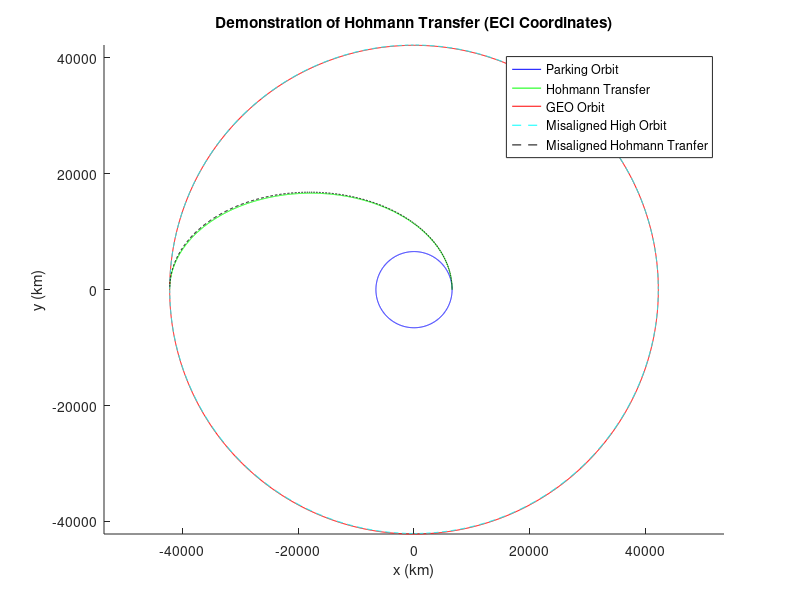

This figure's MATLAB source:
%%MAE182 HW1 Problem 2
% Eric Foss
% A17068006
clear; close all; clc;

%% Part a

mu = 398600; %gravitational parameter for earth [km^3/s^2]
I = [1; 0; 0]; J = [0; 1; 0;]; K = [0; 0; 1]; %cordinate frame unit vectors

%parking orbit
r1 = [200+6371; 0; 0]; %initial position [km]
v1 = [0; sqrt(mu/norm(r1)); 0]; %initial velocity [km/s]

energy1 = 0.5*dot(v1, v1) - mu/norm(r1); %specific energy [km^2/s^2]
a1 = -mu/(2*energy1); %semi-major axis [km]
T1 = 2*pi/sqrt(mu/a1^3); %period of orbit

x0_1 = [r1; v1]; %initial state
xdot = @(x)[x(4:6);  -mu/(norm(x(1:3))^3)*x(1:3)]; %derivative of state
time1 = [0; T1]; %ode time step

[t1, y1] = ode45(@(t, x) xdot(x), time1, x0_1, odeset('RelTol',1e-12,'AbsTol',1e-15)); %ode


%GEO orbit
r2 = [-(35786+6371); 0; 0]; %initial position [km]
v2 = [0; -sqrt(mu/norm(r2)); 0]; %initial velocity [km/s]

energy2 = 0.5*dot(v2, v2) - mu/norm(r2); %specific energy [km^2/s^2]
a2 = -mu/(2*energy2); %semi-major axis [km]
T2 = 2*pi/sqrt(mu/a2^3); %period of orbit

x0_2 = [r2; v2];
time2 = [0; T2];

[t2, y2] = ode45(@(t, x) xdot(x), time2, x0_2, odeset('RelTol',1e-12,'AbsTol',1e-15)); %ode


%hohmann transfer
ah = (norm(r1) + norm(r2))/2; %semi-major axis of Hohmann Transfer [km]

rp = r1; %initial position [km]
vp = [0; sqrt(mu*(2/norm(r1) - 1/ah)); 0]; %initial velocity [km/s]

ra = r2; %final position [km]
va = [0; -sqrt(mu*(2/norm(r2) - 1/ah)); 0]; %final velocity [km/s]

Th = pi*sqrt((ah^3)/mu); %Hohmann half period


x0_h = [rp; vp]; %initial state
timeh = [0; Th];

[th, yh] = ode45(@(t, x) xdot(x), timeh, x0_h, odeset('RelTol',1e-12,'AbsTol',1e-15)); %ode

%deltaV calcs
dv1 = norm(vp) - norm(v1);
dv2 = norm(v2) - norm(va);

%% Part b

%misaligned hohmann transfer
rp = r1; %initial position [km]
vp_ma = v1 + [dv1*sind(1); dv1*cosd(1); 0]; %misaligned hohmann transfer velocity [km/s]

x0_ma = [rp; vp_ma]; %initial state

[th_ma, yh_ma] = ode45(@(t, x) xdot(x), timeh, x0_ma, odeset('RelTol',1e-12,'AbsTol',1e-15)); %ode


%high Orbit (probs no longer GEO I would imagine)
r3 = yh_ma(end, 1:3)';
va_ma = yh_ma(end, 4:6)';
v3 = va_ma + dv2*va_ma/norm(va_ma);

%find period
energy3 = 0.5*dot(v3, v3) - mu/norm(r3); %specific energy [km^2/s^2]
a3 = -mu/(2*energy3); %semi-major axis [km]
T3 = 2*pi/sqrt(mu/a3^3); %period of orbit

%propagation
x0_3 = [r3; v3]; %initial state
time3 = [0; T3]; %define time vector for ode

[t3, y3] = ode45(@(t, x) xdot(x), time3, x0_3, odeset('RelTol',1e-12,'AbsTol',1e-15)); %ode



%% PLOTS
%Plot of Orbits
figure(4); hold on;
plot(y1(:, 1), y1(:, 2), 'b-'); %parking
plot(yh(:, 1), yh(:, 2), 'g-'); %hohmann
plot(y2(:, 1), y2(:, 2), 'r-'); %GEO
plot(y3(:, 1), y3(:, 2), 'c--'); %High
plot(yh_ma(:, 1), yh_ma(:, 2), 'k--'); %Misaligned Hohmann Transfer


title('Demonstration of Hohmann Transfer (ECI Coordinates)');
xlabel('x (km)'); ylabel('y (km)'); zlabel('z (km)');
axis equal tight;
legend('Parking Orbit', 'Hohmann Transfer', 'GEO Orbit', 'Misaligned High Orbit', 'Misaligned Hohmann Tranfer');


%Position Plots
% figure(5); hold on;
% subplot(2, 1, 1);
% 
% yh_mag = zeros(length(yh), 1);
% yh_ma_mag = zeros(length(yh_ma), 1);
% for i = 1:length(yh)
%     yh_mag(i) = norm(yh(i, 1:3));
% end
% for i = 1:length(yh_ma)
%     yh_ma_mag(i) = norm(yh_ma(i, 1:3));
% end
% 
% plot(th, yh_mag, 'b-'); hold on;
% plot(th_ma, yh_ma_mag, 'r--');
